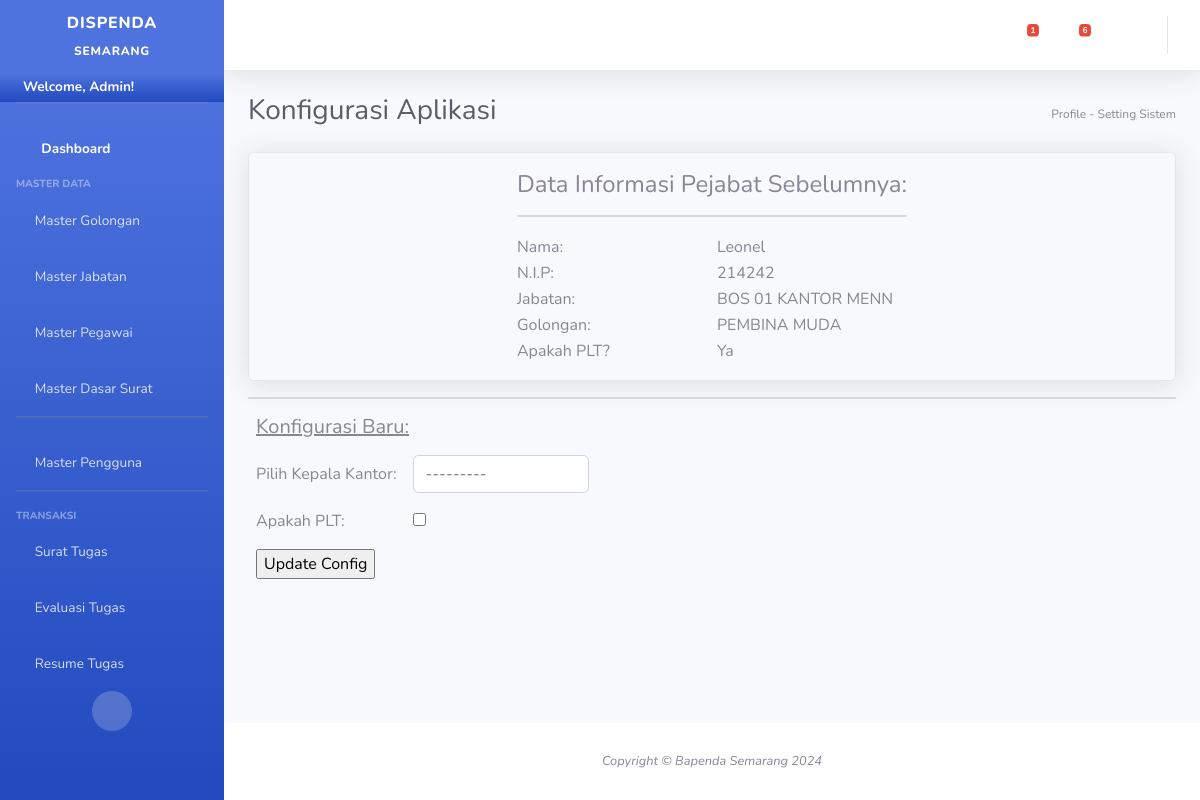
The app's page /conf/ (signed in) with its own data.
### surat_tugas/models.py (models this page shows, shortened)
class Pengguna(AbstractUser):
    updatedAt = models.DateTimeField(auto_now_add=True,null=True)
    updatedBy = models.CharField(max_length=20,null=True,blank=True)
    is_edit = models.BooleanField(default=False)
    is_delete = models.BooleanField(default=False)
    is_create = models.BooleanField(default=True)
    email = models.CharField(max_length=100,blank=True,null=True,unique=True)

class ConfigDispenda(models.Model):
    is_PLT = models.BooleanField(default=False)
    kepala = models.ForeignKey(MasterPegawai,on_delete=models.RESTRICT)
    updatedBy = models.CharField(max_length=20,blank=True,null=True)
    updatedAt = models.DateTimeField(auto_now_add=True,null=True)

class MasterPegawai(models.Model):
    nik = models.CharField(max_length=50,blank=False,primary_key=True,default="")
    nama = models.CharField(max_length=100,blank=False,null=False)
    kode_jabatan = models.ForeignKey(MasterJabatan,on_delete=models.RESTRICT)
    kode_golongan = models.ForeignKey(MasterGolongan,on_delete=models.RESTRICT)
    updatedAt = models.DateTimeField(auto_now_add=True,null=True)
    is_kepala = models.BooleanField(default=False)
    updatedBy = models.CharField(max_length=20,blank=True,null=True)
    def __str__(self):
        jumlah=MasterPegawai.objects.all().filter(nik=self.nik).count()
        if jumlah>0:
            return self.nama
        else:
            return None

class MasterJabatan(models.Model):
    kode_jabatan = models.CharField(max_length=10,primary_key=True,unique=True,blank=True,default="")
    keterangan = models.CharField(max_length=50)
    updatedAt = models.DateTimeField(auto_now_add=True,null=True)
    updatedBy = models.CharField(max_length=20,blank=True,null=True)
    def __str__(self):
        return self.keterangan

class MasterGolongan(models.Model):
    kode_golongan = models.CharField(max_length=10,primary_key=True,unique=True,blank=True,default="")
    keterangan = models.CharField(max_length=50)
    updatedAt = models.DateTimeField(auto_now_add=True,null=True)
    updatedBy = models.CharField(max_length=20,blank=True,null=True)
    def __str__(self):
        return self.keterangan

### cms/views.py (the view, shortened to what this page needs)
# urls.py: path('conf/',updateConfig,name="updateConfig"),
def updateConfig(request):
	if(request.user.is_authenticated != True):
		return HttpResponseRedirect('/auth/')
	if(request.user.is_superuser !=True):
		return HttpResponseRedirect('/')
	kepala = ConfigDispenda.objects.all()
	if(kepala.count()==0):
		kepala=None
	else:
		kepala=kepala[0]
	context={
		'forms':inputConfig,
		'menuname':'Konfigurasi Aplikasi',
		'pathway':'Profile - Setting Sistem',
		'username':request.user.username,
		'kepala':kepala,
		'pending_surat':getPendingSurat(),
		'pending_lhe':getPendingLHE(),
	}
	request.session['status']=""
	return render(request,'master/display_config.html',context)

### cms/views.py (called while the page is built)
def getPendingSurat():
	return TrxSuratTugas.objects.all().filter(submit=False)

def getPendingLHE():
	return headerLHE.objects.all().filter(submit=False)

### surat_tugas/models.py (called while the page is built)
    def __str__(self):
        return self.nomor_surat

### templates/master/display_config.html (shortened to what this page needs)
{% extends 'base.html'%}
{% load static %}
{% block contents%}
<div class="p-3 border shadow rounded w-100 justify-content-center d-flex">
	{% if kepala.kepala.nama %}
	<table>
		<tr>
			<td colspan="2" ><span class="h4">Data Informasi Pejabat Sebelumnya:</span><hr></td>
		</tr>
		<tr>
			<td style="width: 200px;">Nama:</td>
			<td>{{kepala.kepala.nama}}</td>
		</tr>
		<tr>
			<td>N.I.P:</td>
			<td>{{kepala.kepala.nik}}</td>
		</tr>
		<tr>
			<td>Jabatan:</td>
			<td>{{kepala.kepala.kode_jabatan}}</td>
		</tr>
		<tr>
			<td>Golongan:</td>
			<td>{{kepala.kepala.kode_golongan}}</td>
		</tr>
		<tr>
			<td>Apakah PLT?</td>
			<td>{% if kepala.is_PLT %}Ya{%else%}Tidak{%endif%}</td>
		</tr>
	</table>
	{% else %}
		<span>Informasi Pejabat Belum Dikonfigurasi!</span>
	{% endif%}
</div>
<hr>
<div>
	<p class="mx-2 h5"><u>Konfigurasi Baru:</u></p>
	<form method="post">
		<table>
			<tr>
				<td class="p-2">Pilih Kepala Kantor:</td>
				<td class="p-2">{{ forms.kepala }}</td>
			</tr>
			<tr>
				<td class="p-2">Apakah PLT:</td>
				<td class="p-2">{{forms.is_PLT}}</td>
			</tr>
			<tr>
				<td colspan="2" class="p-2 text-left">
					<input type='submit' value='Update Config'/>
				</td>
			</tr>
		</table>
	</form>
</div>
{% endblock%}

### templates/base.html (shortened to what this page needs)
{% load static %}
<!DOCTYPE html>
<html lang="en">
<head>
    <link href="https://cdn.jsdelivr.net/npm/bootstrap@5.0.2/dist/css/bootstrap.min.css" rel="stylesheet">
    <link href="{% static 'vendor/fontawesome-free/css/all.min.css'%}" rel="stylesheet" type="text/css">
    <link href="{% static 'css/sb-admin-2.min.css' %}" rel="stylesheet">
</head>
<body id="page-top">
    <div id="wrapper">
        <ul class="navbar-nav bg-gradient-primary sidebar sidebar-dark accordion" id="accordionSidebar">
            <a class="sidebar-brand d-flex align-items-center justify-content-center" href="index.html">
                <div class="sidebar-brand-text mx-3">DISPENDA <sub>SEMARANG</sub></div>
            </a>
            <li class="nav-item ">
                <a class="bg-gradient-primary fw-bold  p-1 nav-link collapsed text-white" href="#" data-toggle="collapse" data-target="#profile"
                    aria-expanded="true" aria-controls="collapseTwo">
                    <i class="fa fa-user-circle"></i>
                    <span class="text-black">Welcome, {{user.username|title}}!</span>
                </a>
            </li>
            <hr class="sidebar-divider">
            <li class="nav-item active">
                <a class="nav-link" href="/">
                    <i class="fas fa-fw fa-tachometer-alt"></i>
                    <span>Dashboard</span></a>
            </li>
            <div class="sidebar-heading">
                Master Data
            </div>
            <li class="nav-item">
                <a class="nav-link collapsed" href="#" data-toggle="collapse" data-target="#golongan"
                    aria-expanded="true" aria-controls="collapseTwo">
                    <i class="fa fa-circle"></i>
                    <span>Master Golongan</span>
                </a>
            </li>
            <li class="nav-item">
                <a class="nav-link collapsed" href="#" data-toggle="collapse" data-target="#jabatan"
                    aria-expanded="true" aria-controls="collapseTwo">
                    <i class="fa fa-dot-circle"></i>
                    <span>Master Jabatan</span>
                </a>
            </li>
            <li class="nav-item">
                <a class="nav-link collapsed" href="#" data-toggle="collapse" data-target="#pegawai"
                    aria-expanded="true" aria-controls="collapseTwo">
                    <i class="fa fa-user-plus"></i>
                    <span>Master Pegawai</span>
                </a>
            </li>
            <li class="nav-item">
                <a class="nav-link collapsed" href="#" data-toggle="collapse" data-target="#dasarsurat"
                    aria-expanded="true" aria-controls="collapseTwo">
                    <i class="fa fa-newspaper"></i>
                    <span>Master Dasar Surat</span>
                </a>
            </li>
            <hr class="sidebar-divider">
            {% if user.is_superuser%}
            <li class="nav-item">
                <a class="nav-link collapsed" href="#" data-toggle="collapse" data-target="#pengguna"
                    aria-expanded="true" aria-controls="collapseTwo">
                    <i class="fa fa-users"></i>
                    <span>Master Pengguna</span>
                </a>
            </li>
            {%endif%}
            <hr class="sidebar-divider">
            <div class="sidebar-heading">
                Transaksi
            </div>
            <li class="nav-item">
                <a class="nav-link collapsed" href="#" data-toggle="collapse" data-target="#suratTugas"
                    aria-expanded="true" aria-controls="collapseTwo">
                    <i class="fa fa-envelope"></i>
                    <span>Surat Tugas</span>
                </a>
            </li>
            <li class="nav-item">
                <a class="nav-link collapsed" href="#" data-toggle="collapse" data-target="#evaluasiTugas"
                    aria-expanded="true" aria-controls="collapseTwo">
                    <i class="fa fa-file"></i>
                    <span>Evaluasi Tugas</span>
                </a>
            </li>
            <li class="nav-item">
                <a class="nav-link collapsed" href="#" data-toggle="collapse" data-target="#laporanTugas"
                    aria-expanded="true" aria-controls="collapseTwo">
                    <i class="fa fa-file-archive"></i>
                    <span>Resume Tugas</span>
                </a>
            </li>
            <div class="text-center d-none d-md-inline">
                <button class="rounded-circle border-0" id="sidebarToggle"></button>
            </div>
        </ul>
        <div id="content-wrapper" class="d-flex flex-column">
            <div id="content">
                <nav class="navbar navbar-expand navbar-light bg-white topbar mb-4 static-top shadow">
                    <ul class="navbar-nav ml-auto">
                        <li class="nav-item dropdown no-arrow mx-1">
                            <a class="nav-link dropdown-toggle" href="#" id="messagesDropdown" role="button"
                                data-toggle="dropdown" aria-haspopup="true" aria-expanded="false">
                                <i class="fas fa-envelope fa-fw"></i>
                                {% if pending_surat.count > 0 %}
                                <span class="badge badge-danger badge-counter">{{pending_surat.count}}</span>
                                {% endif %}
                            </a>
                        </li>
                        <li class="nav-item dropdown no-arrow mx-1">
                            <a class="nav-link dropdown-toggle" href="#" id="messagesDropdown" role="button"
                                data-toggle="dropdown" aria-haspopup="true" aria-expanded="false">
                                <i class="fas fa-file fa-fw"></i>
                                {% if pending_lhe.count > 0 %}
                                <span class="badge badge-danger badge-counter">{{pending_lhe.count}}</span>
                                {% endif %}
                            </a>
                        </li>
                        <li class="nav-item dropdown no-arrow mx-1">
                            <a class="nav-link dropdown-toggle" href="#" id="messagesDropdown" role="button"
                                data-toggle="dropdown" aria-haspopup="true" aria-expanded="false">
                                <i class="fas fa-file-archive fa-fw"></i>
                            </a>
                        </li>
                    </ul>
                </nav>
                <div class="container-fluid">
                    <div class="d-sm-flex align-items-center justify-content-between mb-4">
                        <h1 class="h3 mb-0 text-gray-800">{{menuname}}</h1><sub>{{pathway}}</sub>
                    </div>
                    {% block contents%}
                    {% endblock %}
                </div>
            </div>
            <footer class="sticky-footer bg-white">
                <div class="container my-auto">
                    <div class="copyright text-center my-auto">
                        {% now "Y" as current_year %}
                        <span><i>Copyright &copy; Bapenda Semarang {% if current_year != '2024' %}2024-{%now "Y"%} {% else %}2024 {%endif%}</i></span>
                    </div>
                </div>
            </footer>
        </div>
    </div>
</body>
</html>

### records on screen
Pengguna: username "Admin"
ConfigDispenda: kepala.nama "Leonel", kepala.nik "214242", kepala.kode_jabatan "BOS 01 KANTOR MENN", kepala.kode_golongan "PEMBINA MUDA"

### other values on screen
{{ pending_surat.count }} "1"
{{ pending_lhe.count }} "6"
{{ menuname }} "Konfigurasi Aplikasi"
{{ pathway }} "Profile - Setting Sistem"
